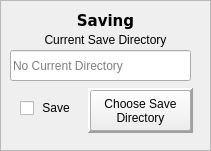
   <widget class="QFrame" name="frame_4">
    <property name="geometry">
     <rect>
      <x>20</x>
      <y>520</y>
      <width>211</width>
      <height>151</height>
     </rect>
    </property>
    <property name="frameShape">
     <enum>QFrame::StyledPanel</enum>
    </property>
    <property name="frameShadow">
     <enum>QFrame::Sunken</enum>
    </property>
    <widget class="QCheckBox" name="save_check">
     <property name="geometry">
      <rect>
       <x>20</x>
       <y>100</y>
       <width>51</width>
       <height>16</height>
      </rect>
     </property>
     <property name="toolTip">
      <string>Tick to enable saving</string>
     </property>
     <property name="autoFillBackground">
      <bool>false</bool>
     </property>
     <property name="text">
      <string> Save</string>
     </property>
     <property name="iconSize">
      <size>
       <width>32</width>
       <height>32</height>
      </size>
     </property>
    </widget>
    <widget class="QLabel" name="label_12">
     <property name="geometry">
      <rect>
       <x>0</x>
       <y>0</y>
       <width>211</width>
       <height>41</height>
      </rect>
     </property>
     <property name="font">
      <font>
       <family>Verdana</family>
       <pointsize>11</pointsize>
       <weight>75</weight>
       <bold>true</bold>
      </font>
     </property>
     <property name="text">
      <string>Saving</string>
     </property>
     <property name="alignment">
      <set>Qt::AlignCenter</set>
     </property>
    </widget>
    <widget class="QPushButton" name="directory_button">
     <property name="geometry">
      <rect>
       <x>90</x>
       <y>90</y>
       <width>101</width>
       <height>41</height>
      </rect>
     </property>
     <property name="toolTip">
      <string/>
     </property>
     <property name="text">
      <string>Choose Save 
Directory</string>
     </property>
    </widget>
    <widget class="QLineEdit" name="current_directory">
     <property name="geometry">
      <rect>
       <x>10</x>
       <y>50</y>
       <width>181</width>
       <height>31</height>
      </rect>
     </property>
     <property name="focusPolicy">
      <enum>Qt::NoFocus</enum>
     </property>
     <property name="toolTip">
      <string>Current save directory</string>
     </property>
     <property name="readOnly">
      <bool>true</bool>
     </property>
     <property name="placeholderText">
      <string>No Current Directory</string>
     </property>
    </widget>
    <widget class="QFrame" name="frame_7">
     <property name="geometry">
      <rect>
       <x>88</x>
       <y>88</y>
       <width>105</width>
       <height>45</height>
      </rect>
     </property>
     <property name="toolTip">
      <string>Choose save directory</string>
     </property>
     <property name="frameShape">
      <enum>QFrame::Panel</enum>
     </property>
     <property name="frameShadow">
      <enum>QFrame::Raised</enum>
     </property>
     <property name="lineWidth">
      <number>3</number>
     </property>
     <property name="midLineWidth">
      <number>1</number>
     </property>
    </widget>
    <widget class="QLabel" name="label_4">
     <property name="geometry">
      <rect>
       <x>10</x>
       <y>30</y>
       <width>191</width>
       <height>20</height>
      </rect>
     </property>
     <property name="layoutDirection">
      <enum>Qt::LeftToRight</enum>
     </property>
     <property name="text">
      <string>Current Save Directory</string>
     </property>
     <property name="textFormat">
      <enum>Qt::AutoText</enum>
     </property>
     <property name="alignment">
      <set>Qt::AlignCenter</set>
     </property>
    </widget>
    <zorder>frame_7</zorder>
    <zorder>save_check</zorder>
    <zorder>label_12</zorder>
    <zorder>directory_button</zorder>
    <zorder>current_directory</zorder>
    <zorder>label_4</zorder>
   </widget>
